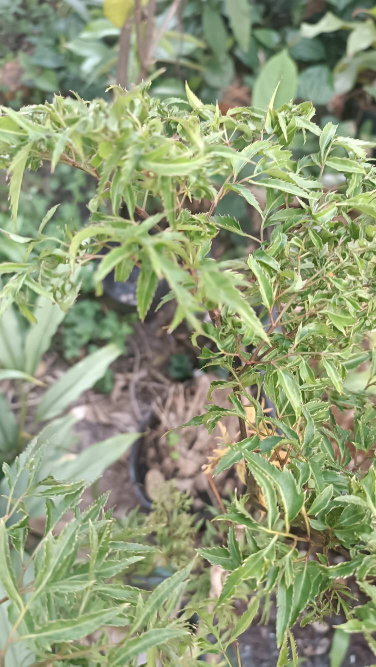
#> input picture Herb_Image/đinh lăng/7l70Uc.a63da369e744.jpg, 752 x 1333 px, found by its file name (shown at 1/2 size); its folder holds 5 pictures in this run
$ jupyter execute --allow-errors 'Herb classification.ipynb'
#> lines starting #> are read from the running program, lines starting #| are printed output that depends on the picture
#> further down, img is the input picture: shape (1333, 752, 3); mean R, G, B 144.8, 155.9, 119.9
#> `img = resize(img, (32, 32, 3))`:
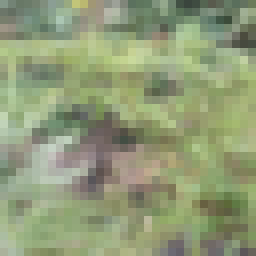
#> img: shape (32, 32, 3) float64 (shown 8 times larger); mean R, G, B 0.568, 0.611, 0.47
[cell 1]
import numpy as np
import matplotlib.pyplot as plt
from sklearn.decomposition import PCA
from sklearn.manifold import TSNE
from sklearn.svm import SVC, LinearSVC
from sklearn.tree import DecisionTreeClassifier
from sklearn.ensemble import RandomForestClassifier, AdaBoostClassifier
from sklearn.neighbors import KNeighborsClassifier
from sklearn.datasets import load_digits
from sklearn.model_selection import train_test_split, cross_val_score
from sklearn.metrics import accuracy_score
from skimage.transform import resize
from skimage.io import imread
import cv2
import pandas as pd
from sklearn.preprocessing import StandardScaler
import seaborn as sns
from sklearn.model_selection import GridSearchCV
from sklearn.metrics import confusion_matrix, ConfusionMatrixDisplay

[cell 2]
import os
from google.colab import drive
drive.mount('/content/drive')

[cell 3]
input_dir = '/content/drive/My Drive/herb_dataset_test'
categories = ['đinh lăng', 'ngọc trai', 'lá lốt', 'mơ tam thể', 'đuôi chuột', 'khế chua', 'trầu không']
data = []
labels = []

# Load and process each image
#> (the rest of this cell did not finish here and is left out)

[cell 4]
def plot_sample_images_per_category(data, labels, categories, n_images=3):
#> called with n_images = 3
    fig, axes = plt.subplots(len(categories), n_images, figsize=(15, 15))
    fig.suptitle("Sample Images from Each Herb Category", fontsize=16)

    # Go through each category and select images
    for category_idx, category in enumerate(categories):
        # Find indices where labels match the category index
        category_indices = np.where(labels == category_idx)[0]

        # Randomly select n_images from this category's indices
        selected_indices = np.random.choice(category_indices, n_images, replace=False)

        # Plot the selected images
        for i, img_idx in enumerate(selected_indices):
            img = data[img_idx].reshape(32, 32, 3)
            ax = axes[category_idx, i]
            ax.imshow(img)
            ax.axis('off')
            if i == 0:
                ax.set_title(category)  # Display category name only on the first image
    plt.tight_layout()
    plt.show()

# Display 3 sample images for each category
#> (the rest of this cell did not finish here and is left out)

[cell 5]
scaler = StandardScaler()
data_scaled = scaler.fit_transform(data)

[cell 6]
pca = PCA(n_components=2)  # Giảm xuống 2 chiều để dễ vẽ
data_pca = pca.fit_transform(data_scaled)

# Vẽ biểu đồ
plt.figure(figsize=(20, 10))
for category_idx, category in enumerate(categories):
    plt.scatter(data_pca[labels == category_idx, 0],
                data_pca[labels == category_idx, 1],
                label=category, s=100, alpha=0.6)

plt.xlabel('PCA Component 1')
plt.ylabel('PCA Component 2')
plt.title('PCA Visualization of Herb Dataset', fontsize ="30")
plt.legend()
plt.show()
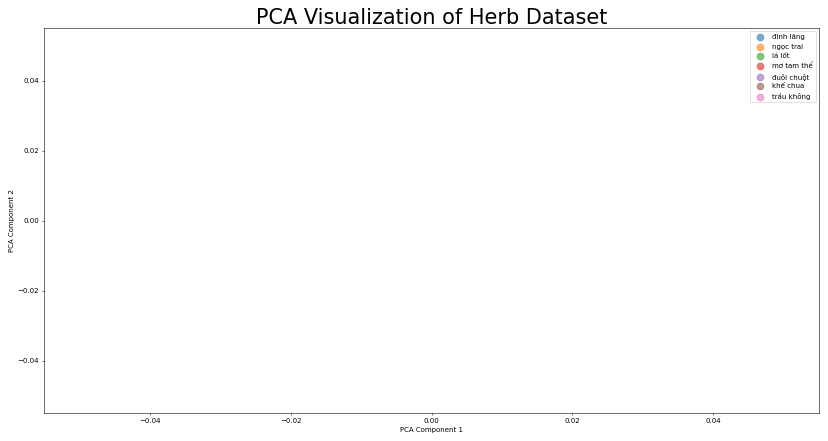
#> figure drawn by matplotlib, 1 panel
